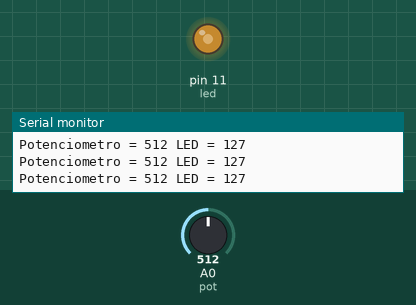
Recording of a sketch running on a simulated Arduino Uno, built with avr-gcc and run on an emulated ATmega328P. Parts: output pins drawn as LEDs (lit = HIGH), the last lines printed to the serial monitor. Inputs (shaded band) come from the test bench; at power-on: A0 (pot) = 512.

Above: at 1.2 s.
1.3 s: A0 (pot) set to 105
At 1.9 s:
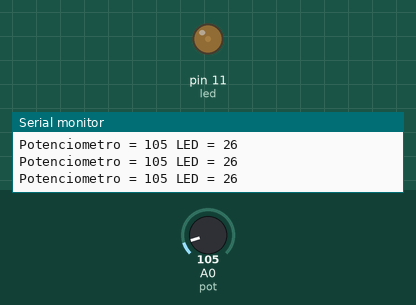
2.8 s: A0 (pot) set to 90
At 4.1 s:
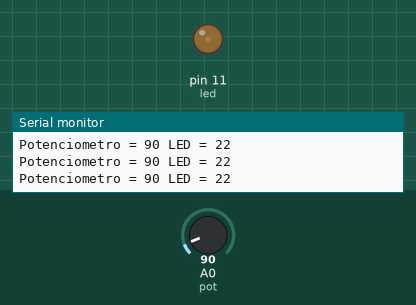
5.8 s: A0 (pot) set to 46
At 7.1 s:
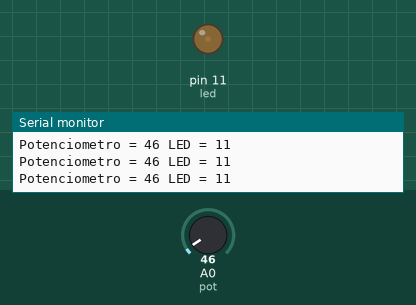
8.8 s: A0 (pot) set to 36
At 9.9 s:
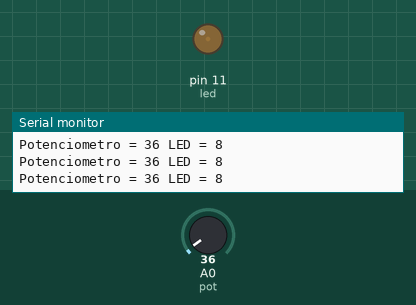
11.8 s: A0 (pot) set to 11
At 12.2 s:
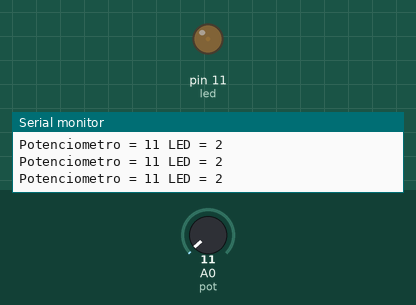
14.8 s: A0 (pot) set to 8
At 15.6 s:
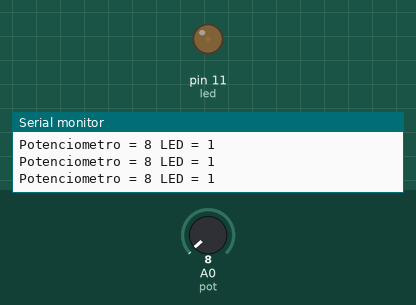
Timing chart, 0 to 17.8 s (numbered marks = the images above; inputs shaded):
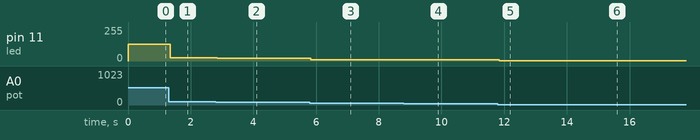

Measured:
- after the input at 1.3 s, pin 11 (led): 127/255 → 26/255 after 0.05 s
- after the input at 2.8 s, pin 11 (led): 26/255 → 22/255 after 0.05 s
- after the input at 5.8 s, pin 11 (led): 22/255 → 11/255 at once
- after the input at 8.8 s, pin 11 (led): 11/255 → 8/255 after 0.05 s
- after the input at 11.8 s, pin 11 (led): 8/255 → 2/255 after 0.05 s
- after the input at 14.8 s, pin 11 (led): 2/255 → 1/255 after 0.05 s

The sketch:

Exemplo_07_Dimmer_com_Serial.ino
```cpp
/*************************************************************************
 **                                                                     **
 **              CURSO ARDUINO PARA INICIANTES - ROBOCORE               **
 **                                                                     **
 ** Exemplo 07: Dimmer com Serial                                       **
 **                                                                     **
 *************************************************************************/

int led = 11;     // Pino no qual o LED está conectado, no caso 11
int pot = A0;     // Pino no qual o potenciômetro está conectado, no caso A0
int saida = 0;    // Valor que será colocado no PWM, varia de 0 a 255

void setup()  {
  Serial.begin(9600);    // Cria a comunicação serial
  // não precisamos colocar nada no setup, para uma saída analógica não precisa configurar.
}

void loop()  {
  saida = analogRead(pot); // Lê o valor da entrada analógica (0 – 1023)
  Serial.print("Potenciometro = ");  // Escreve Potenciometro = na serial
  Serial.print(saida); // Escreve na serial o valor da saida
  saida = map(saida, 0, 1023, 0, 255); // Converte o valor da saída para valores entre 0-255
  Serial.print(" LED = "); // Escreve LED = na serial
  Serial.println(saida);   // Escreve na serial o valor da saida
  analogWrite(led, saida); // Acende o LED com intensidade proporcional ao potenciômetro
}
```
